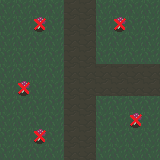

Rendered tile map (Tiled .tmx) drawn with the repository's tilesets; below, a short description and the full map source, tile grids included:
An orthogonal 10x10 tile map with 16x16 px tiles, 3 tile layers (Tile Layer 1, Tile Layer 2, Collision), 2 tilesets.

<map version="1.0" tiledversion="1.1.5" orientation="orthogonal" renderorder="right-down" width="10" height="10" tilewidth="16" tileheight="16" infinite="0" nextobjectid="1">
 <tileset firstgid="1" name="grass" tilewidth="16" tileheight="16" tilecount="1024" columns="32">
  <image source="../tilesets/grass.png" width="512" height="512" />
 </tileset>
 <tileset firstgid="1025" name="System" tilewidth="16" tileheight="16" tilecount="1" columns="1">
  <image source="../tilesets/System.png" width="16" height="16" />
 </tileset>
 <layer name="Tile Layer 1" width="10" height="10">
  <data encoding="csv">
1,1,1,1,33,33,1,1,1,1,
1,1,1,1,33,33,1,1,1,1,
1,1,1,1,33,33,1,1,1,1,
1,1,1,1,33,33,1,1,1,1,
1,1,1,1,33,33,33,33,33,33,
1,1,1,1,33,33,33,33,33,33,
1,1,1,1,33,33,1,1,1,1,
1,1,1,1,33,33,1,1,1,1,
1,1,1,1,33,33,1,1,1,1,
1,1,1,1,33,33,1,1,1,1
</data>
 </layer>
 <layer name="Tile Layer 2" width="10" height="10">
  <data encoding="csv">
0,0,0,0,0,0,0,0,0,0,
0,0,3,0,0,0,0,3,0,0,
0,0,0,0,0,0,0,0,0,0,
0,0,0,0,0,0,0,0,0,0,
0,0,0,0,0,0,0,0,0,0,
0,3,0,0,0,0,0,0,0,0,
0,0,0,0,0,0,0,0,0,0,
0,0,0,0,0,0,0,0,3,0,
0,0,3,0,0,0,0,0,0,0,
0,0,0,0,0,0,0,0,0,0
</data>
 </layer>
 <layer name="Collision" width="10" height="10">
  <data encoding="csv">
0,0,0,0,0,0,0,0,0,0,
0,0,1025,0,0,0,0,1025,0,0,
0,0,0,0,0,0,0,0,0,0,
0,0,0,0,0,0,0,0,0,0,
0,0,0,0,0,0,0,0,0,0,
0,1025,0,0,0,0,0,0,0,0,
0,0,0,0,0,0,0,0,0,0,
0,0,0,0,0,0,0,0,1025,0,
0,0,1025,0,0,0,0,0,0,0,
0,0,0,0,0,0,0,0,0,0
</data>
 </layer>
</map>
